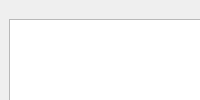
  <widget class="QDockWidget" name="step_scan_dockWidget_2">
   <property name="sizePolicy">
    <sizepolicy hsizetype="MinimumExpanding" vsizetype="Preferred">
     <horstretch>0</horstretch>
     <verstretch>0</verstretch>
    </sizepolicy>
   </property>
   <property name="windowTitle">
    <string extracomment="here you can display other things from the same step scan again, eg. a different measurement channel">Step Scan 2nd View</string>
   </property>
   <attribute name="dockWidgetArea">
    <number>4</number>
   </attribute>
   <widget class="QWidget" name="dockWidgetContents_2">
    <widget class="QWidget" name="horizontalLayoutWidget">
     <property name="geometry">
      <rect>
       <x>9</x>
       <y>19</y>
       <width>661</width>
       <height>543</height>
      </rect>
     </property>
     <layout class="QHBoxLayout" name="horizontalLayout">
      <item>
       <widget class="ScanPlotWidget" name="step_scan_ViewWidget_2">
        <property name="sizePolicy">
         <sizepolicy hsizetype="Expanding" vsizetype="Expanding">
          <horstretch>0</horstretch>
          <verstretch>0</verstretch>
         </sizepolicy>
        </property>
       </widget>
      </item>
      <item>
       <layout class="QVBoxLayout" name="verticalLayout_2">
        <item>
         <widget class="QComboBox" name="count_channel_ComboBox_2"/>
        </item>
        <item>
         <widget class="QComboBox" name="count_direction_ComboBox_2"/>
        </item>
        <item>
         <widget class="QComboBox" name="data_display_type_ComboBox_2"/>
        </item>
        <item>
         <widget class="ScienDSpinBox" name="cb_max_DoubleSpinBox_2">
          <property name="sizePolicy">
           <sizepolicy hsizetype="Fixed" vsizetype="Fixed">
            <horstretch>0</horstretch>
            <verstretch>0</verstretch>
           </sizepolicy>
          </property>
          <property name="maximumSize">
           <size>
            <width>100</width>
            <height>16777215</height>
           </size>
          </property>
          <property name="mouseTracking">
           <bool>true</bool>
          </property>
          <property name="acceptDrops">
           <bool>true</bool>
          </property>
          <property name="alignment">
           <set>Qt::AlignRight|Qt::AlignTrailing|Qt::AlignVCenter</set>
          </property>
          <property name="accelerated">
           <bool>true</bool>
          </property>
          <property name="suffix">
           <string>c/s</string>
          </property>
          <property name="minimum">
           <double>-1000000000.000000000000000</double>
          </property>
          <property name="maximum">
           <double>1000000000.000000000000000</double>
          </property>
          <property name="value">
           <double>100000.000000000000000</double>
          </property>
         </widget>
        </item>
        <item>
         <widget class="ScienDSpinBox" name="cb_high_percentile_DoubleSpinBox_2">
          <property name="maximumSize">
           <size>
            <width>100</width>
            <height>16777215</height>
           </size>
          </property>
          <property name="alignment">
           <set>Qt::AlignRight|Qt::AlignTrailing|Qt::AlignVCenter</set>
          </property>
          <property name="suffix">
           <string>%</string>
          </property>
          <property name="minimum">
           <double>0.000000000000000</double>
          </property>
          <property name="maximum">
           <double>100.000000000000000</double>
          </property>
          <property name="value">
           <double>100.000000000000000</double>
          </property>
         </widget>
        </item>
        <item>
         <widget class="PlotWidget" name="step_scan_cb_ViewWidget_2">
          <property name="sizePolicy">
           <sizepolicy hsizetype="Preferred" vsizetype="MinimumExpanding">
            <horstretch>0</horstretch>
            <verstretch>0</verstretch>
           </sizepolicy>
          </property>
          <property name="maximumSize">
           <size>
            <width>80</width>
            <height>16777215</height>
           </size>
          </property>
         </widget>
        </item>
        <item>
         <widget class="ScienDSpinBox" name="cb_low_percentile_DoubleSpinBox_2">
          <property name="maximumSize">
           <size>
            <width>100</width>
            <height>16777215</height>
           </size>
          </property>
          <property name="alignment">
           <set>Qt::AlignRight|Qt::AlignTrailing|Qt::AlignVCenter</set>
          </property>
          <property name="suffix">
           <string>%</string>
          </property>
          <property name="minimum">
           <double>0.000000000000000</double>
          </property>
          <property name="maximum">
           <double>100.000000000000000</double>
          </property>
          <property name="value">
           <double>0.000000000000000</double>
          </property>
         </widget>
        </item>
        <item>
         <widget class="ScienDSpinBox" name="cb_min_DoubleSpinBox_2">
          <property name="sizePolicy">
           <sizepolicy hsizetype="Fixed" vsizetype="Fixed">
            <horstretch>0</horstretch>
            <verstretch>0</verstretch>
           </sizepolicy>
          </property>
          <property name="maximumSize">
           <size>
            <width>100</width>
            <height>16777215</height>
           </size>
          </property>
          <property name="mouseTracking">
           <bool>true</bool>
          </property>
          <property name="acceptDrops">
           <bool>true</bool>
          </property>
          <property name="alignment">
           <set>Qt::AlignRight|Qt::AlignTrailing|Qt::AlignVCenter</set>
          </property>
          <property name="accelerated">
           <bool>true</bool>
          </property>
          <property name="suffix">
           <string>c/s</string>
          </property>
          <property name="minimum">
           <double>-1000000000.000000000000000</double>
          </property>
          <property name="maximum">
           <double>10000000.000000000000000</double>
          </property>
          <property name="value">
           <double>1000.000000000000000</double>
          </property>
         </widget>
        </item>
        <item>
         <widget class="QRadioButton" name="cb_centiles_RadioButton_2">
          <property name="text">
           <string>Percentiles</string>
          </property>
          <property name="checked">
           <bool>true</bool>
          </property>
         </widget>
        </item>
        <item>
         <widget class="QRadioButton" name="cb_manual_RadioButton_2">
          <property name="text">
           <string>Manual</string>
          </property>
          <property name="checked">
           <bool>false</bool>
          </property>
         </widget>
        </item>
       </layout>
      </item>
     </layout>
    </widget>
   </widget>
  </widget>
